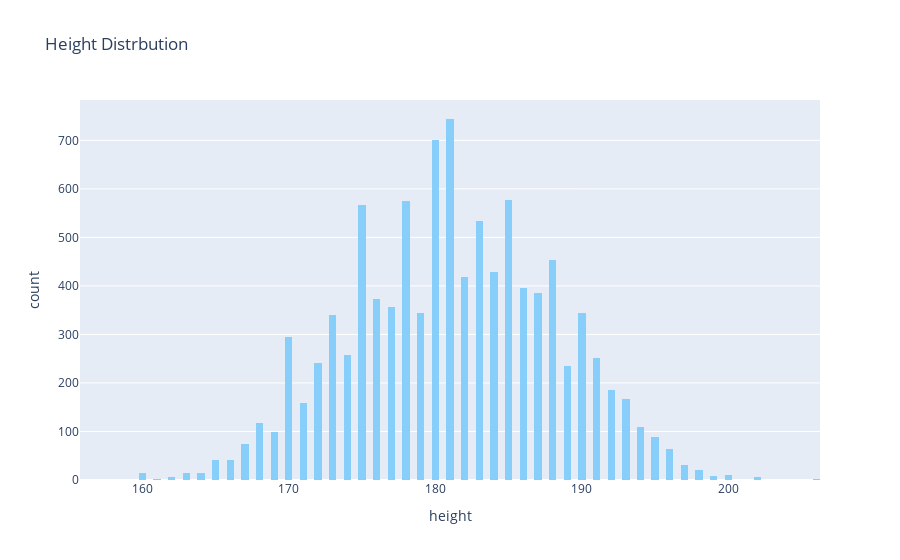

The notebook cell saved with this chart:
### Code cell
fig = px.histogram(
    df_football, 
    x='height', 
    title='Height Distrbution',
    color_discrete_sequence=['lightskyblue']
)

# Show the figure
fig.show()

### Figure 1 — Plotly figure (JSON) as saved in the notebook; plotly's stock layout.template omitted (floating-point values rounded to 4 significant figures; data arrays with more than 128 entries replaced by an {"elided": "..."} marker saying what was removed)
{"data": [{"alignmentgroup": "True", "bingroup": "x", "hovertemplate": "height=%{x}<br>count=%{y}<extra></extra>", "legendgroup": "", "marker": {"color": "lightskyblue", "pattern": {"shape": ""}}, "name": "", "offsetgroup": "", "orientation": "v", "showlegend": false, "type": "histogram", "x": {"elided": "10089 float values"}, "xaxis": "x", "yaxis": "y"}], "layout": {"barmode": "relative", "legend": {"tracegroupgap": 0}, "title": {"text": "Height Distrbution"}, "xaxis": {"anchor": "y", "domain": [0, 1], "title": {"text": "height"}}, "yaxis": {"anchor": "x", "domain": [0, 1], "title": {"text": "count"}}}}
